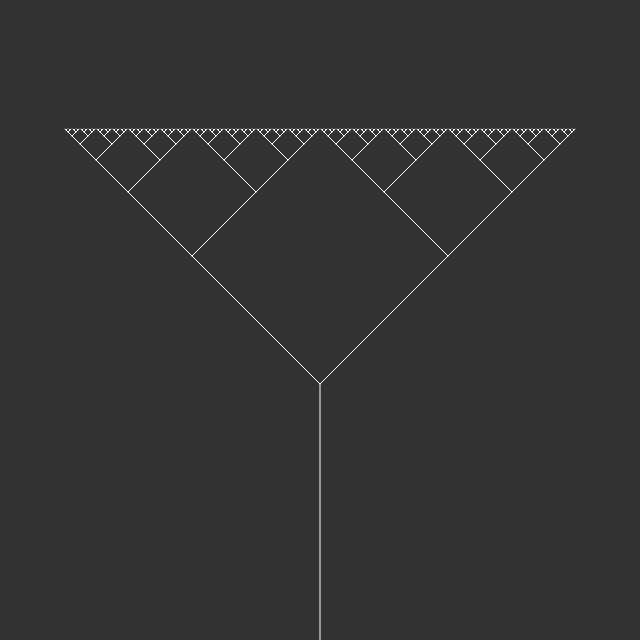
Frame 1 (no input)
Frame 60 (no input): identical to frame 1, image omitted
Frame 120 (the mouse pressed at the canvas centre since frame 60): identical to frame 1, image omitted

The p5.js sketch that drew this single still picture (run headless with seeded random() and noise() and a simulated clock; from frame 60 on, the mouse is pressed at the canvas centre):

// p5.js sketch
// ── sketch.js
var branch;

function setup(){
	createCanvas(640, 640);
}

function draw(){
	background(50);

	stroke(255);
	strokeWeight(1);

	createTree(width/2, height, 256, "none");
}

function createTree(x, y, size, side){
	if(size >= 1){
		let xFinal = x;
		let yFinal = y - size;

		if(side == "right"){
			xFinal = x + size;
		}else if(side == "left"){
			xFinal = x - size;
		}

		line(x, y, xFinal, yFinal);

		createTree(xFinal, yFinal, size/2, "right");
		createTree(xFinal, yFinal, size/2, "left");
	}
}
